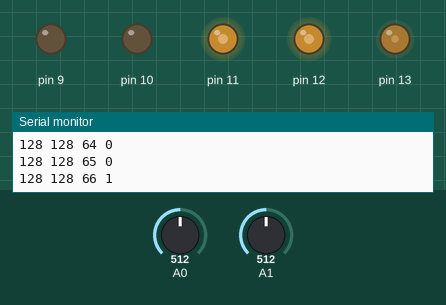
Bench run of a sketch on a simulated Arduino Mega 2560, built with avr-gcc and run on an emulated ATmega2560. On the bench: output pins drawn as LEDs (lit = HIGH), the last lines printed to the serial monitor. Dashed ring = blinking. The test bench sets the inputs (shaded band); at power-on: A0 = 512, A1 = 512.

Above: at 1.2 s.
1.3 s: A0 set to 495
At 1.9 s:
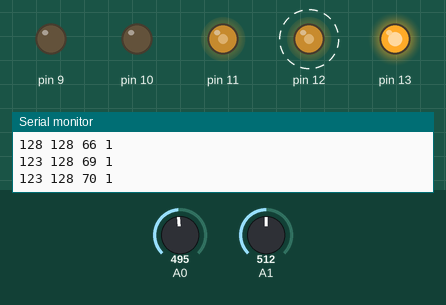
3.0 s: A1 set to 716
At 4.4 s:
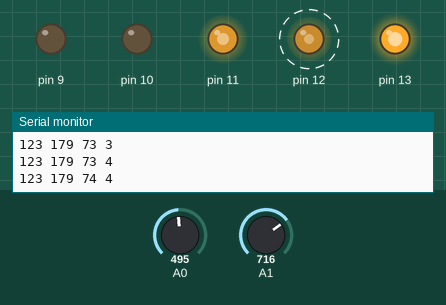
4.7 s: A0 set to 703
7.7 s: A0 set to 716
At 10.0 s:
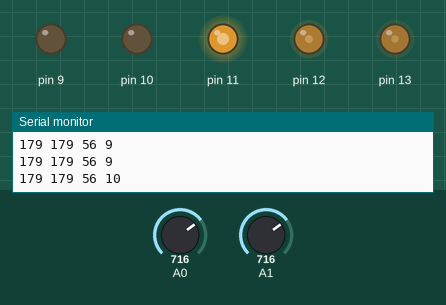
10.7 s: A1 set to 730
At 12.1 s:
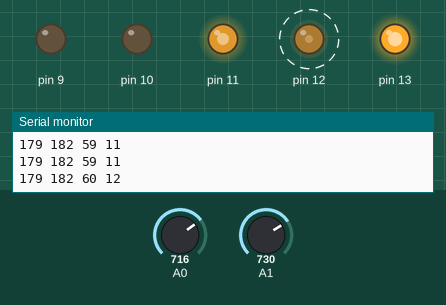
12.4 s: A1 set to 900
At 13.1 s:
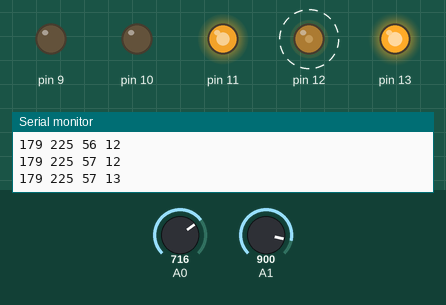
Timing chart, 0 to 14.9 s (numbered marks = the images above; inputs shaded):
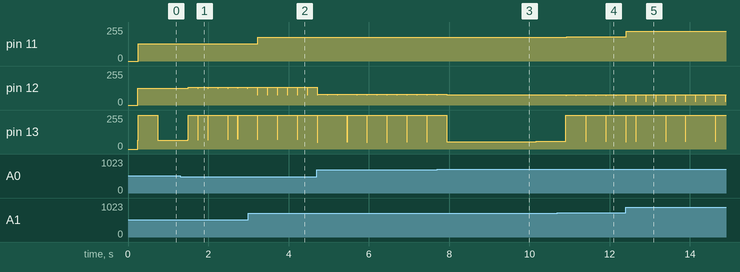

The sketch:

grain_drying.ino
```cpp
#define F_CPU 16000000UL
#define BAUDRATE 9600
#define BAUD_PRESCALLER (((F_CPU / (BAUDRATE * 16UL))) - 1)
#include <avr/io.h>
#include <avr/interrupt.h>
/* WG3-0 = 0100 = CTC TOP OCR3A TOV3 MAX
 * Timer interrupt for 3 min project
 * TCCR3A = 11 set on compare 0000 unused 00 WGM1-0
 * TCCR3B = 00 unused 0 R 01 WGM3-2 011 prescale = 64
 * TIMSK3 = 00 R 0 enable interrupt 0 R 000 no ports used 1 en overflow interrupt
 */


/*
 * PB7 LED 13 BUILTIN
 * DDRB sets directions of pins PB7-0 0=input
 * TCCR0A configure PWM for 0C0A - PB7
 *
*/

/*
 * PB6-5 PWM PORT 12-11
 * DDRB
 * COMnA1 = 11 Set OCnA on compare match
 * TCCR1A = 11 11 11 01 // 01 = WGMn1
 * TCCR1B = 00 noise 0 reserved 01 WGM132  011 64 clk
 * WGMn3-0 0101 Fast PWM 8-bit TOP 0x00FF
 */

 /*
  * PB4 PWM PORT 10
  *  TCCR2A = 11 11 Set on compare match 00 reserved 11 Fast PWM
  *  TCCR2B = 00 no force output 00 reserved 0 fastp PWM 100 64 clk
  */
 /*
  * ADMUX = 01 AVCC 5V 0 revert result? 00000 ADC0
  * ADCSRA = 1 enable 0 start 0 auto trigger 0 interrupt 1 enable interrupt 111 clk 128
  * ADCSRB &= 11110111; MUX5 0
  */

void read_adc();


//Declaration of our functions
void USART_init(void);
unsigned char USART_receive(void);
void USART_send( unsigned char data);
void USART_putstring(char* StringPtr);

volatile int test=0;
volatile int count=0;
volatile float minute=0.0;
volatile float f_secagem=0.0;
volatile bool flag=0;
volatile uint8_t light=0;
volatile uint8_t temperature=0;

volatile float f_fan=0.0;
volatile float gama = 45262.0;
volatile float beta = 1;

ISR(TIMER3_COMPA_vect){
   //0,25 sec
  if(flag==1){
    count++;
    ADMUX &= 0b11111110; //A0
    read_adc();
    light = ADC >> 2;
    ADMUX |= 0b00000001;//A1
    read_adc();
    temperature = ADC >> 2;
    OCR1B = temperature;
    minute = count/240.0;

    if(count < 120){ // < 0,5 min
        f_secagem = 0.9*minute;
      }
      else if(count >=120 && count < 360){ // < 1,5 min
        f_secagem = 0.45;
      }
      else if(count >= 360 && count < 480){ // < 2 min
        f_secagem = 0.7*minute - 0.6;
      }
      else if(count >=480 && count < 648){ // < 2,7 min
        f_secagem = 0.8;
      }
      else if(count >=648 && count <= 720){ // < 3 min
        f_secagem = -2.6667*minute + 8.0;
      }
      else{
        flag=0;
      }

      f_fan = (((f_secagem*(gama/temperature)) -1*beta*light)+255.0)/2.0;
      if (f_fan > 255){
        f_fan = 255;
      }

      if (f_fan < 0){
        f_fan = 0;
      }
      OCR0A = 255 -((int)(f_fan));

      char int_str[1000];
      sprintf(int_str, "%d", light);
      USART_putstring(int_str);
      USART_putstring(" ");
      sprintf(int_str, "%d", temperature);
      USART_putstring(int_str);
      USART_putstring(" ");
      sprintf(int_str, "%d", (int)f_fan);
      USART_putstring(int_str);
      USART_putstring(" ");
      sprintf(int_str, "%d", (int)(minute*60.0));
      USART_putstring(int_str);
      USART_putstring("\n");

      OCR1A = 255-temperature;
      OCR1B = light;
    }
     else{
        count=0;
        EIMSK |= 1<<INT0;
        OCR1A = 0x00FF;
        OCR1B = 0x00FF;
        PINB &= ~0b00010000;
        OCR0A = 255;
      }
}

ISR(INT0_vect){
  flag=1;
  EIMSK &= 0b11111110;
  PINB |= 0b00010000;

}
int main(){
  USART_init();
  /*
   * config time interrupt
   */
  TCCR3A = 0b11000000;
  TCCR3B = 0b00001011;
  TIMSK3 = 0b00000011;

  //Counter Top for overflow
  // 0,25/64 = x; x/0,000000063 = 62004 aprox; 1/16M = 6,3e-8
  OCR3A  = 0xF234;

  // Enable INT0 External Interrupt port 21
  EIMSK |= 1<<INT0;
  //Enable PD0 as input
  DDRD &= 0;
  //Activate interrupts
  sei();
  /*
   * ADC config
   */
  ADMUX = 0b01000000;
  ADCSRA |= 0b10000111;

  DDRB|=0b11110000;//need?Yes TCCR0A last 2 bits overrides port func
  PORTB = 0b00000000;

  DDRH|=0b01000000; //PORTH6 pin9
  /*
   * Fast PWM mode
   * Set OC0A on Compare Match, clear OC0A at BOTTOM
   * (inverting mode)
   */
  TCCR0A = 0b11000011;

  TCCR1A = 0b11111101;

  /*
   * clk divided by 64
   * Top = 0xFF
   * need fixed top to change duty cycle
   */
  TCCR0B = 0b00000011;

  TCCR1B = 0b00001011;

  OCR1A = 0x00FF; //PIN 11 PB5
  OCR1B = 0x00FF; //PIN 12 PB6 16-bit
  OCR0A = 0xFF; //PIN 13 duty cycle
  OCR2A = 0xFF; //PIN 10
  OCR2B = 0xFF;//PIN 9

  while (1){
    //A0 = LIGHT
    //A1 = TEMPERATURE
    //OCR1B = temperature;
    //OCR1A = light;
  }
}

void read_adc(){
  ADCSRA|=(1<<ADSC);
  while(!(ADCSRA & (1<<ADIF)));
  ADCSRA |= (1<<ADIF);
  }
void USART_init(void){

 UBRR0H = (uint8_t)(BAUD_PRESCALLER>>8);
 UBRR0L = (uint8_t)(BAUD_PRESCALLER);
 UCSR0B = (1<<RXEN0)|(1<<TXEN0);
 UCSR0C = (3<<UCSZ00);
}

void USART_send( unsigned char data){

 while(!(UCSR0A & (1<<UDRE0)));
 UDR0 = data;

}

void USART_putstring(char* StringPtr){

while(*StringPtr != 0x00){
 USART_send(*StringPtr);
 StringPtr++;}

}
```

Measured:
- the behaviour switches between 512 and 511 on A0 (found by bisection; images 0 and 1)
- the behaviour switches between 715 and 716 on A0 (found by bisection; images 2 and 3)
- the behaviour switches between 719 and 720 on A1 (found by bisection; images 3 and 4)
- after the input at 1.3 s, pin 12: alternates 132/255 for 0.24 s and 127/255 for 0.01 s, starting after 0.20 s
- after the input at 3.0 s, pin 11: 128/255 → 179/255 after 0.24 s
- after the input at 7.7 s, pin 12: goes on until 7.9 s, then stays 76/255
- after the input at 10.7 s, pin 11: 179/255 → 182/255 after 0.23 s; pin 12: alternates 76/255 for 0.24 s and 73/255 for 0.01 s, starting after 0.21 s
- after the input at 12.4 s, pin 11: 182/255 → 225/255 at once
